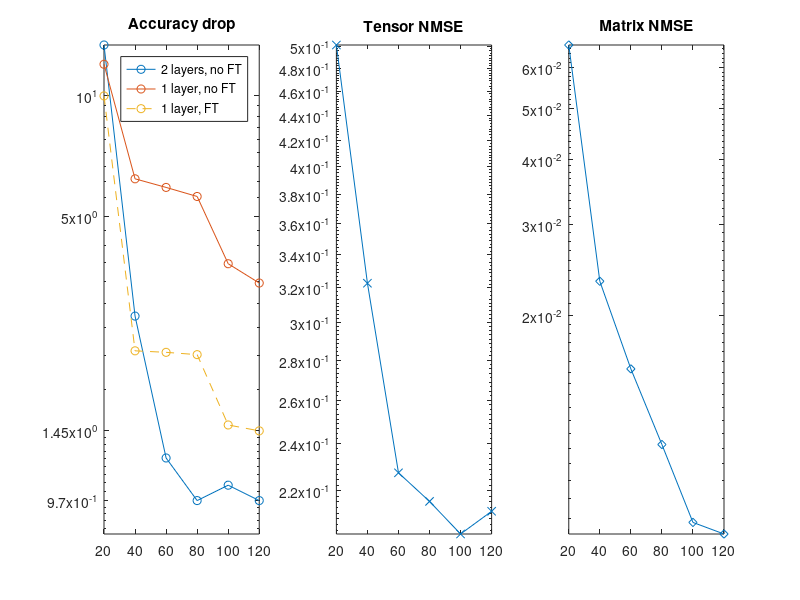
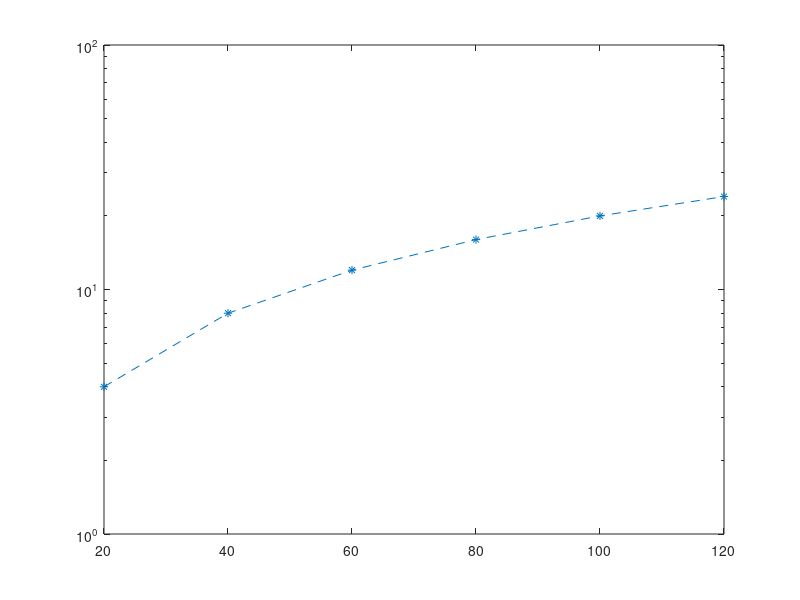

Recreate these plots in MATLAB, in order.
%% Set data

r_vals = [20 40 60 80 100 120];

Jerror = [0.5010 0.3227 0.2274 0.2157 0.2031 0.2118];

Ferror = [0.0664 0.0233 0.0158 0.0113 0.0080 0.0076];

Acc_drops = [13.41 2.81 1.24 0.97 1.06 0.97];

acc_drop_no = [12 6.2 5.9 5.6 3.8 3.4];

acc_drop_ft = [10 2.3 2.28 2.25 1.5 1.45];

Comp_ratio = [4 8 12 16 20 24];

%% Plot figures

subplot(1,3,2);

semilogy(r_vals, Jerror, '-x')

title("Tensor NMSE")

yticks([ 0.2 0.22 0.24 0.26 0.28 0.3 0.32 0.34 0.36 0.38 0.4 0.42 0.44 0.46 0.48 0.5 0.52])
ylim([0.2031 0.5010])

subplot(1,3,3);
semilogy(r_vals, Ferror, '-d')

title("Matrix NMSE")

yticks([0.02 0.03 0.04 0.05 0.06])
ylim([0.0076 0.0664])

subplot(1,3,1);
semilogy(r_vals, Acc_drops, '-o')

title("Accuracy drop")

yticks([0.97 1.45 5 10 100])
ylim([0.8 13.41])
hold on
semilogy(r_vals, acc_drop_no, '-o')
semilogy(r_vals, acc_drop_ft, '--o')

legend("2 layers, no FT", "1 layer, no FT", "1 layer, FT")

hold off


figure
semilogy(r_vals, Comp_ratio, '--*')